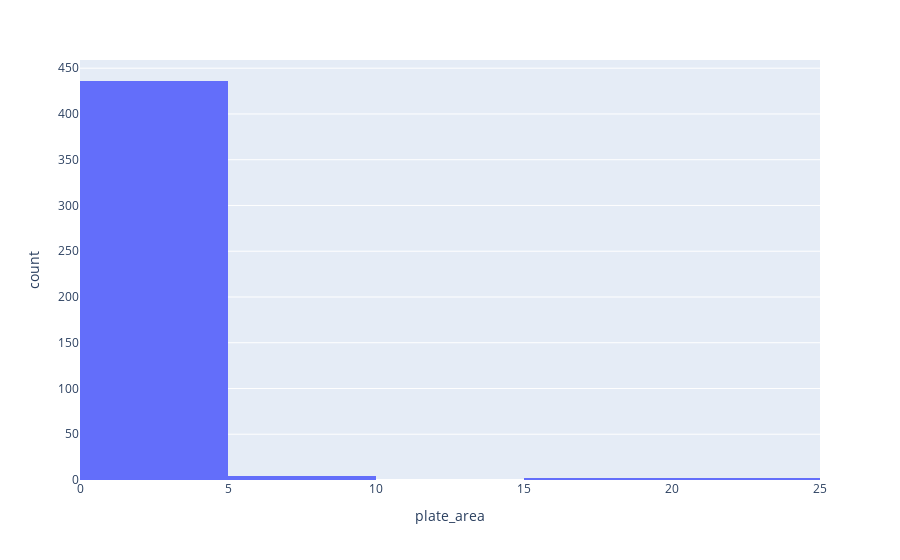

Notebook code cell kept with this figure:
### Code cell
# Distribuição das áreas dos retângulos das placas
df = pd.DataFrame({'plate_area': data['plate_area']})
px.histogram(df, x='plate_area', nbins=10)

# A figura indica a % da área ocupada pela placa com relação
#   à área total da imagem. Conseguimos perceber que a grande maioria
#   das placas ocupa <5% da área total da imagem, todavia
#   existem algumas imagem onde a placa ocupa >15% da área
#   total.

### Figure 1 — Plotly figure (JSON) as saved in the notebook; plotly's stock layout.template omitted (floating-point values rounded to 4 significant figures; data arrays with more than 128 entries replaced by an {"elided": "..."} marker saying what was removed)
{"data": [{"alignmentgroup": "True", "bingroup": "x", "hovertemplate": "plate_area=%{x}<br>count=%{y}<extra></extra>", "legendgroup": "", "marker": {"color": "#636efa", "pattern": {"shape": ""}}, "name": "", "nbinsx": 10, "offsetgroup": "", "orientation": "v", "showlegend": false, "type": "histogram", "x": {"elided": "444 float values"}, "xaxis": "x", "yaxis": "y"}], "layout": {"barmode": "relative", "legend": {"tracegroupgap": 0}, "margin": {"t": 60}, "xaxis": {"anchor": "y", "domain": [0, 1], "title": {"text": "plate_area"}}, "yaxis": {"anchor": "x", "domain": [0, 1], "title": {"text": "count"}}}}
